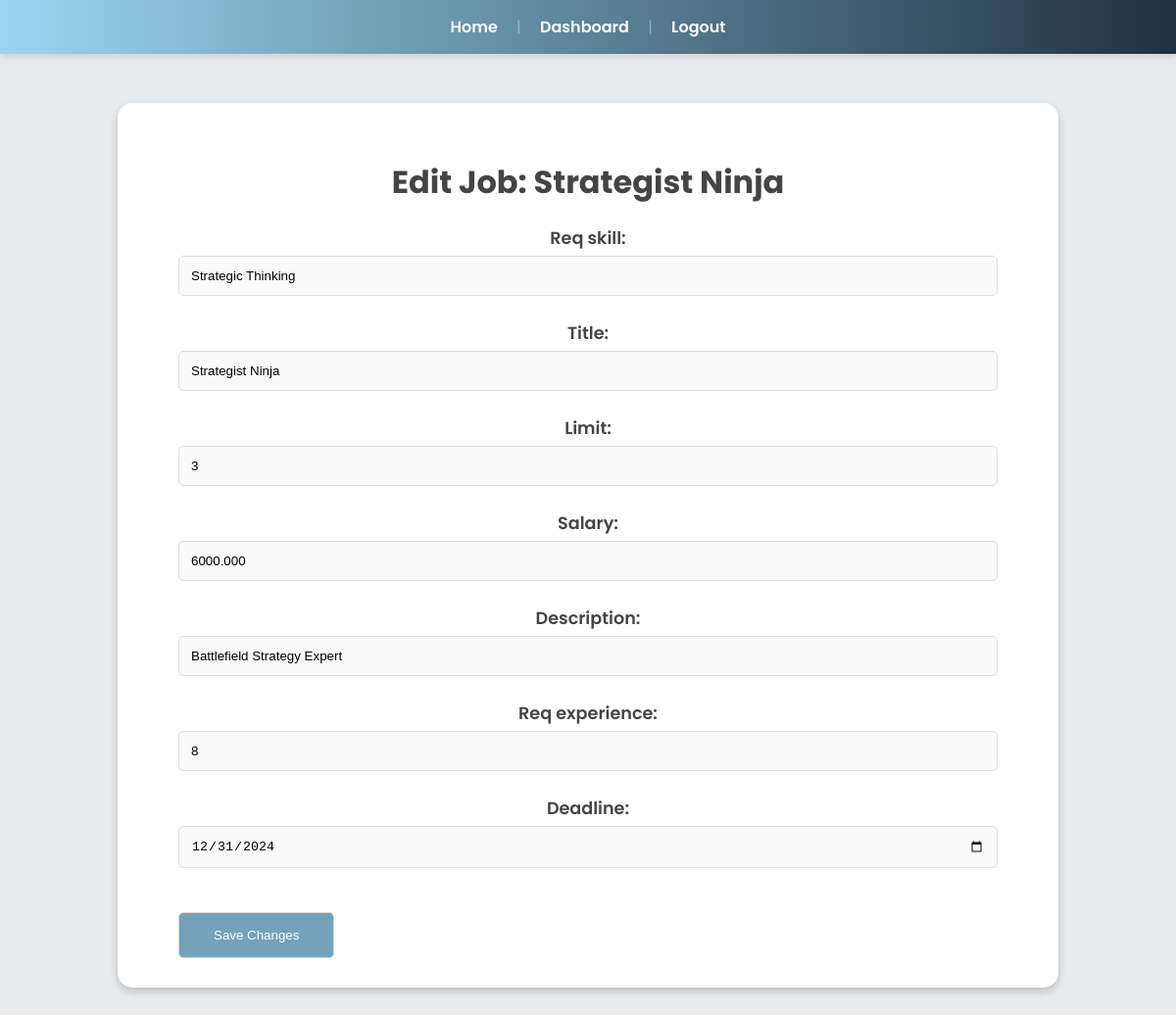
/edit-job/2/ (signed in), run on the app's committed database.
### jobs/models.py (models this page shows)
class jobs(models.Model):
    job_id = models.AutoField(primary_key=True)
    c_username = models.ForeignKey(company, on_delete=models.CASCADE, related_name="job_posted")
    req_skill = models.CharField(max_length=50)
    title = models.CharField(max_length=100)
    limit = models.IntegerField()
    salary = models.DecimalField(max_digits=10, decimal_places=3)
    description = models.CharField(max_length=400)
    req_experience = models.IntegerField()
    deadline = models.DateField()

### jobs/views.py (the view)
# urls.py: path('edit-job/<int:job_id>/', views.edit_job, name='edit_job'),
def edit_job(request, job_id):
    user_instance = user.objects.get(username=request.session['username'])
    if not hasattr(user_instance, "company"):
        return redirect('login')
    company_instance = user_instance.company
    job_instance = jobs.objects.get(job_id=job_id, c_username=company_instance)
    if request.method == "POST":
        job_form = JobForm(request.POST, instance=job_instance)
        if job_form.is_valid():
            job_form.save()
            return redirect('company_dashboard')
    else:
        job_form = JobForm(instance=job_instance)
    context = {
        'job_form': job_form,
        'job': job_instance,
        'company': company_instance,
    }
    return render(request, 'jobs/edit_job.html', context)

### jobs/forms.py
class JobForm(forms.ModelForm):
    class Meta:
        model = jobs
        fields = ['req_skill', 'title', 'limit', 'salary', 'description', 'req_experience', 'deadline']
        widgets = {
            'deadline': forms.DateInput(attrs={'type': 'date'}),
        }

### jobs/templates/jobs/edit_job.html (shortened to what this page needs)
<!DOCTYPE html>
<html lang="en">
<head>
    {% load static %}
    <link rel="stylesheet" href="{% static 'jobs/company_dashboard.css' %}">
</head>
<body>
    <nav>
        <a href="{% url 'home' %}">Home</a> |
        <a href="{% url 'company_dashboard' %}">Dashboard</a> |
        <a href="{% url 'user_logout' %}">Logout</a>
    </nav>
    <div class="content">
        <h1 class="edit_job">Edit Job: {{ job.title }}</h1>
        <form method="post">
            {{ job_form.as_p }}
            <button type="submit" class="back">Save Changes</button>
        </form>
    </div>
</body>
</html>

### jobs/static/jobs/company_dashboard.css (style rules this page uses)
body { font-family: 'Poppins', sans-serif; margin: 0; padding: 0; background: #e9ecef; color: #333; }
nav { background: linear-gradient(to right, #99d6f2, #1f3140); padding: 15px; text-align: center; box-shadow: 0 4px 6px rgba(0, 0, 0, 0.1); color: #b6dbe88d; }
nav a { color: #fff; margin: 0 15px; text-decoration: none; font-weight: 600; transition: color 0.3s ease; }
.content { max-width: 900px; margin: 50px auto; background: #fff; padding: 30px; border-radius: 15px; box-shadow: 0 4px 8px rgba(0, 0, 0, 0.2); position: relative; }
p { text-align: center; margin: 0; font-size: 1.1rem; color: #555; }
form label { display: block; margin-top: 10px; font-weight: 600; color: #444; }
form input, form select, form textarea { width: 90%; padding: 12px; margin-top: 5px; margin-bottom: 15px; border: 1px solid #ddd; border-radius: 5px; background: #fafafa; }
.back { display: inline-block; margin-top: 30px; margin-left: 32px; padding: 15px 35px; background: #73A2BA; color: white; border: 1px solid #ddd; border-radius: 5px; text-align: center; transition: background 0.3s ease; }
.edit_job { text-align: center; margin: 27px 0 20px; font-size: 2rem; color: #444; }

### data on the page
jobs: title "Strategist Ninja", req_skill "Strategic Thinking", limit "3", salary "6000.000", description "Battlefield Strategy Expert", req_experience "8", deadline "12/31/2024"
